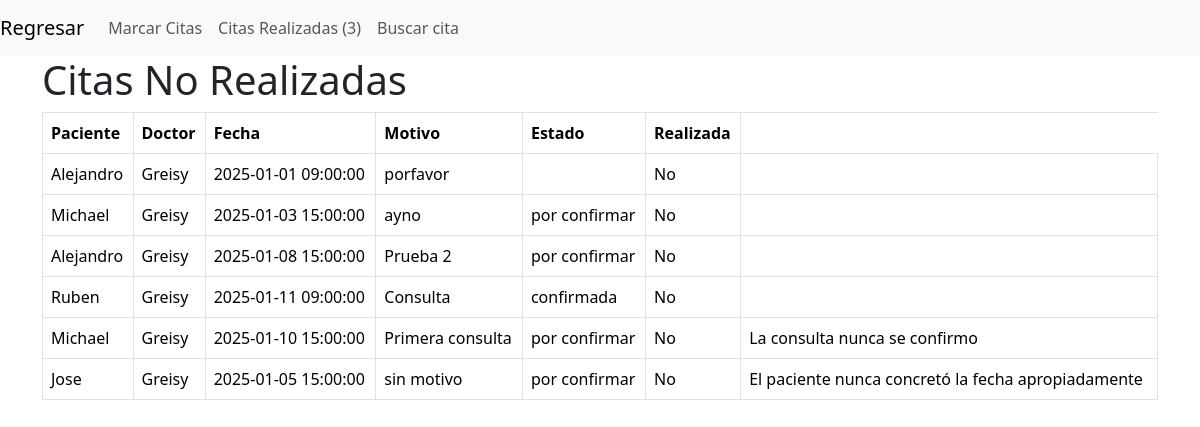
Screenshot of /m0.php (signed in) with the database file from the repository.
### tables this page shows
CREATE TABLE `historial_citas` (
  `id` int(11) NOT NULL,
  `empleado_id` int(11) NOT NULL,
  `admin_id` int(11) NOT NULL,
  `fecha` datetime NOT NULL,
  `motivo` text,
  `estado` enum('confirmada','pospuesta','por confirmar') NOT NULL,
  `realizada` tinyint(1) DEFAULT '0',
  `modificada` tinyint(1) NOT NULL DEFAULT '0',
  `observacion` text
);

CREATE TABLE `empleados` (
  `id` int(11) NOT NULL,
  `nombre` varchar(200) DEFAULT NULL,
  `apellido` varchar(200) DEFAULT NULL,
  `dni` varchar(255) DEFAULT NULL,
  `password` varchar(255) DEFAULT NULL,
  `detalles` text
);

### m0.php (the view, shortened to what this page needs)
<!DOCTYPE html>
<html lang="en">
<head>
    <link href="https://cdn.jsdelivr.net/npm/bootstrap@5.3.3/dist/css/bootstrap.min.css" rel="stylesheet">
</head>
<body>
<?php
        include("conexion.php");
        $stmt = $pdo->prepare("SELECT * FROM historial_citas h WHERE h.realizada = 1 AND h.modificada = 1");
        $stmt->execute();
        $conta2 = $stmt->rowCount();
        ?>
<nav class="navbar navbar-expand-lg navbar-light bg-light">
<a class="navbar-brand" href="inicio_admin.php">Regresar</a>
<div class="collapse navbar-collapse" id="navbarNav" >
  <ul class="navbar-nav">
    <li class="nav-item active">
      <a class="nav-link" href="m.php">Marcar Citas </a>
    </li>
    <li class="nav-item active">
      <a class="nav-link" href="m1.php">Citas Realizadas (<?php echo $conta2 ?>) </a>
    </li>
    <li class="nav-item active">
      <a class="nav-link" href="concillook.php">Buscar cita</a>
    </li>
</div>
</nav>
    <div class="container">
        <h1>Citas No Realizadas</h1>
        <table class="table table-bordered">
            <thead>
                <tr>
                    <th>Paciente</th>
                    <th>Doctor</th>
                    <th>Fecha</th>
                    <th>Motivo</th>
                    <th>Estado</th>
                    <th>Realizada</th>
                </tr>
            </thead>
            <tbody>
                <?php
                include('conexion.php');
                $stmt = $pdo->query('SELECT h.id, e.nombre as paciente, a.nombre as doctor, h.fecha,
                 h.motivo, h.estado, h.realizada, h.observacion FROM historial_citas h JOIN empleados e ON (h.empleado_id=e.id)
                JOIN admin a ON (h.admin_id=a.id) WHERE h.modificada = 1 AND h.realizada = 0');
                $citas = $stmt->fetchAll();
                foreach($citas as $cita){
                    echo "<tr>";
                    echo "<td>" . htmlspecialchars($cita['paciente']) . "</td>";
                    echo "<td>" . htmlspecialchars($cita['doctor']) . "</td>";
                    echo "<td>" . htmlspecialchars($cita['fecha']) . "</td>";
                    echo "<td>" . htmlspecialchars($cita['motivo']) . "</td>";
                    echo "<td>" . htmlspecialchars($cita['estado']) . "</td>";
                    echo "<td>" . ($cita['realizada'] ? 'Sí' : 'No') . "</td>";
                    echo "<td>" . htmlspecialchars($cita['observacion']) . "</td>";
                    echo "</tr>";
                }
                ?>
            </tbody>
        </table>
    </div>
</body>
</html>

### rows the page displays
historial_citas: empleado.nombre "Alejandro", admin.nombre "Greisy", fecha "2025-01-01 09:00:00", motivo "porfavor", realizada "No"
historial_citas: empleado.nombre "Michael", admin.nombre "Greisy", fecha "2025-01-03 15:00:00", motivo "ayno", estado "por confirmar", realizada "No"
historial_citas: empleado.nombre "Alejandro", admin.nombre "Greisy", fecha "2025-01-08 15:00:00", motivo "Prueba 2", estado "por confirmar", realizada "No"
historial_citas: empleado.nombre "Ruben", admin.nombre "Greisy", fecha "2025-01-11 09:00:00", motivo "Consulta", estado "confirmada", realizada "No"
historial_citas: empleado.nombre "Michael", admin.nombre "Greisy", fecha "2025-01-10 15:00:00", motivo "Primera consulta", estado "por confirmar", realizada "No", observacion "La consulta nunca se confirmo"
historial_citas: empleado.nombre "Jose", admin.nombre "Greisy", fecha "2025-01-05 15:00:00", motivo "sin motivo", estado "por confirmar", realizada "No", observacion "El paciente nunca concretó la fecha apropiadamente"

### other values shown
$conta2 "3"
